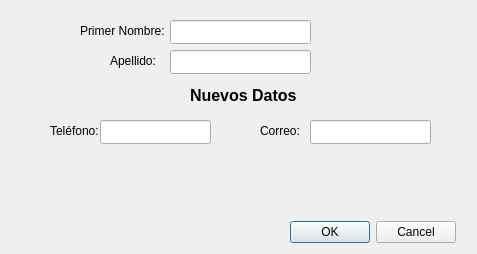
<?xml version="1.0" encoding="UTF-8"?>
<ui version="4.0">
 <class>Buscar</class>
 <widget class="QDialog" name="Buscar">
  <property name="geometry">
   <rect>
    <x>0</x>
    <y>0</y>
    <width>477</width>
    <height>254</height>
   </rect>
  </property>
  <property name="windowTitle">
   <string>Dialog</string>
  </property>
  <widget class="QLabel" name="label">
   <property name="geometry">
    <rect>
     <x>80</x>
     <y>20</y>
     <width>91</width>
     <height>21</height>
    </rect>
   </property>
   <property name="text">
    <string>Primer Nombre:</string>
   </property>
  </widget>
  <widget class="QLineEdit" name="ActNombre">
   <property name="geometry">
    <rect>
     <x>170</x>
     <y>20</y>
     <width>141</width>
     <height>24</height>
    </rect>
   </property>
  </widget>
  <widget class="QDialogButtonBox" name="BtnSearch">
   <property name="geometry">
    <rect>
     <x>290</x>
     <y>220</y>
     <width>166</width>
     <height>24</height>
    </rect>
   </property>
   <property name="standardButtons">
    <set>QDialogButtonBox::StandardButton::Cancel|QDialogButtonBox::StandardButton::Ok</set>
   </property>
  </widget>
  <widget class="QLineEdit" name="NuevoTelefono">
   <property name="geometry">
    <rect>
     <x>100</x>
     <y>120</y>
     <width>111</width>
     <height>24</height>
    </rect>
   </property>
  </widget>
  <widget class="QLineEdit" name="NuevoCorreo">
   <property name="geometry">
    <rect>
     <x>310</x>
     <y>120</y>
     <width>121</width>
     <height>24</height>
    </rect>
   </property>
  </widget>
  <widget class="QLabel" name="label_3">
   <property name="geometry">
    <rect>
     <x>190</x>
     <y>80</y>
     <width>151</width>
     <height>31</height>
    </rect>
   </property>
   <property name="text">
    <string>&lt;html&gt;&lt;head/&gt;&lt;body&gt;&lt;p&gt;&lt;span style=&quot; font-size:12pt; font-weight:700;&quot;&gt;Nuevos Datos&lt;/span&gt;&lt;/p&gt;&lt;/body&gt;&lt;/html&gt;</string>
   </property>
  </widget>
  <widget class="QLabel" name="label_5">
   <property name="geometry">
    <rect>
     <x>50</x>
     <y>120</y>
     <width>61</width>
     <height>21</height>
    </rect>
   </property>
   <property name="text">
    <string>Teléfono:</string>
   </property>
  </widget>
  <widget class="QLabel" name="label_6">
   <property name="geometry">
    <rect>
     <x>260</x>
     <y>120</y>
     <width>51</width>
     <height>21</height>
    </rect>
   </property>
   <property name="text">
    <string>Correo:</string>
   </property>
  </widget>
  <widget class="QLabel" name="label_7">
   <property name="geometry">
    <rect>
     <x>110</x>
     <y>50</y>
     <width>61</width>
     <height>21</height>
    </rect>
   </property>
   <property name="text">
    <string>Apellido:</string>
   </property>
  </widget>
  <widget class="QLineEdit" name="ActApellido">
   <property name="geometry">
    <rect>
     <x>170</x>
     <y>50</y>
     <width>141</width>
     <height>24</height>
    </rect>
   </property>
  </widget>
 </widget>
 <resources/>
 <connections/>
</ui>
